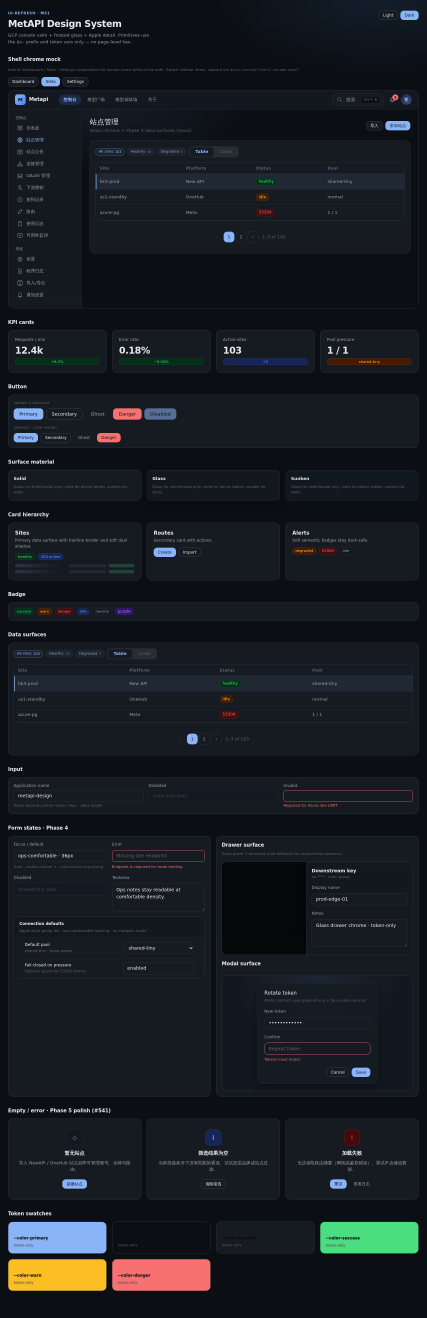
#> input picture web/e2e/visual-gallery.spec.ts-snapshots/design-gallery-dark-chromium-linux.png, 1280 x 3953 px (shown at 1/3 size); its folder holds 4 pictures in this run
$ python score-gallery.py
#> lines starting #> are read from the running program, lines starting #| are printed output that depends on the picture
from pathlib import Path
from PIL import Image
import statistics as stats

shots = list(Path("e2e/visual-gallery.spec.ts-snapshots").glob("*.png"))


def score(p: Path):
    im = Image.open(p).convert("RGB")
#> im is the input picture: PIL image 1280x3953 RGB; mean R, G, B 24.1, 28.7, 34.2
    w, h = im.size
#> w = 1280; h = 3953
    step = max(1, min(w, h) // 48)
#> step = 26
    pixels = []
    for y in range(0, h, step):
        for x in range(0, w, step):
            pixels.append(im.getpixel((x, y)))
#> after the loop, pixels = 7650 items, first 6: (11, 15, 20), (11, 15, 20), (11, 15, 20), (11, 15, 20), (11, 15, 20), (11, 15, 20)
    lum = [0.2126 * r + 0.7152 * g + 0.0722 * b for r, g, b in pixels]
#> lum = 7650 values, max 233.8 at index 153, min 5.72 at index 5035, mean 27.38
    mean = sum(lum) / len(lum)
#> mean = 27.38
    sd = stats.pstdev(lum)
#> sd = 28.83
    blueish = sum(1 for r, g, b in pixels if b > r + 10 and b > g and b > 70) / len(pixels)
#> blueish = 0.0171
    cyan = sum(1 for r, g, b in pixels if g > 140 and b > 140 and r < 120 and abs(g - b) < 40) / len(pixels)
#> cyan = 0
    white = sum(1 for L in lum if L > 245) / len(lum)
#> white = 0
    black = sum(1 for L in lum if L < 12) / len(lum)
#> black = 0.0165
    mid = sum(1 for L in lum if 40 < L < 220) / len(lum)
#> mid = 0.0516
    return {
        "name": p.name,
        "size": (w, h),
        "mean": round(mean, 1),
        "sd": round(sd, 1),
        "blueish": round(blueish, 4),
        "cyan": round(cyan, 4),
        "white": round(white, 4),
        "black": round(black, 4),
        "mid": round(mid, 4),
    }


def rubric(r):
    is_dark = "dark" in r["name"]
    # material: structure via luminance std; light canvas intentionally high-mean
    material = 5 if r["sd"] >= 28 else (4 if r["sd"] >= 22 else 3)
    brand = 5 if r["blueish"] > 0.01 and r["cyan"] < 0.02 else 4
    if is_dark:
        spacing = 5 if r["white"] < 0.05 and r["mean"] < 90 else 4
        dark = 5 if r["mean"] < 120 and r["white"] < 0.08 else 2
        # midtones optional on dark deep canvas
        card = 5 if r["sd"] >= 30 else (4 if r["sd"] >= 22 else 3)
    else:
        # Light GCP: high mean + white cards expected; score by structure + blue brand
        spacing = 5 if r["mean"] > 160 and r["sd"] >= 25 else (4 if r["sd"] >= 20 else 3)
        dark = None
        card = 5 if r["sd"] >= 30 else (4 if r["sd"] >= 22 else 3)
    return {
        "material": material,
        "brand_calm": brand,
        "spacing": spacing,
        "card_elevation": card,
        "dark_parity": dark,
    }


rows = [score(p) for p in shots]
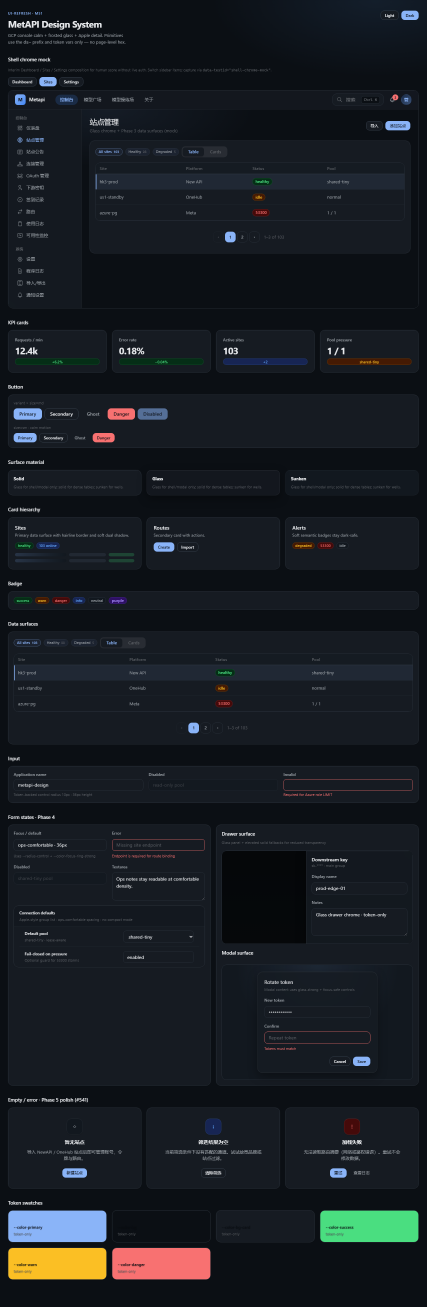
#> input picture web/e2e/visual-gallery.spec.ts-snapshots/design-gallery-dark-chromium-win32.png, 1280 x 3919 px (shown at 1/3 size)
#> in score, im is the input picture: PIL image 1280x3919 RGB; mean R, G, B 24.1, 28.6, 34.1
#> after the loop in score (call 2), `for y in range(0, h, step):`: pixels = 7550 items, first 6: (11, 15, 21), (11, 15, 20), (11, 15, 20), (11, 15, 20), (11, 15, 20), (11, 15, 20)
#> in score (call 2), `lum = [0.2126 * r + 0.7152 * g + 0.0722 * b for r, g, b in pixels]`: lum = 7550 values, max 233.8 at index 152, min 5.72 at index 4984, mean 28.58
#> in score (call 2), `mean = sum(lum) / len(lum)`: mean = 28.58
#> in score (call 2), `sd = stats.pstdev(lum)`: sd = 30.98
#> in score (call 2), `blueish = sum(1 for r, g, b in pixels if b > r + 10 and b > g and b > ..`: blueish = 0.0204
#> in score (call 2), `black = sum(1 for L in lum if L < 12) / len(lum)`: black = 0.0134
#> in score (call 2), `mid = sum(1 for L in lum if 40 < L < 220) / len(lum)`: mid = 0.0513
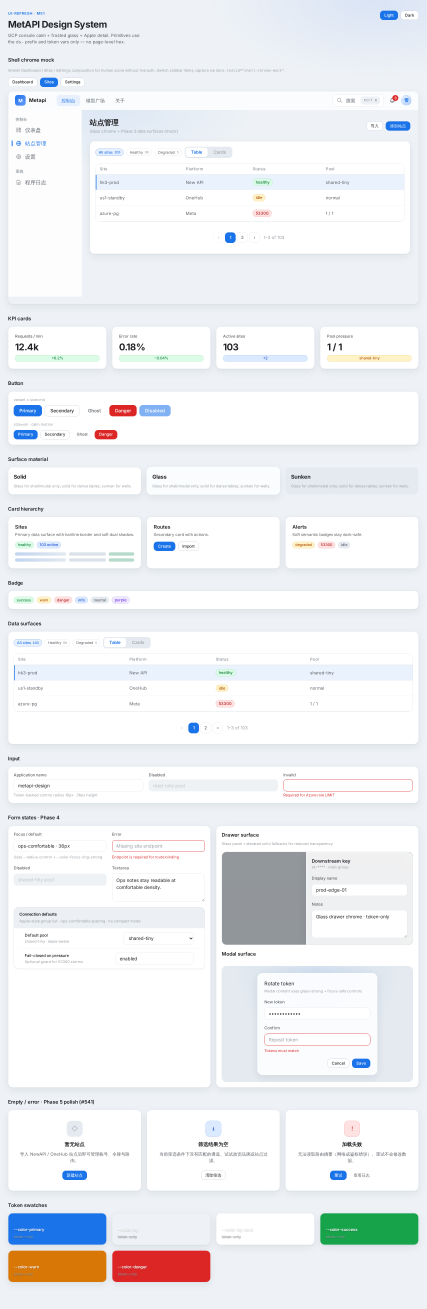
#> input picture web/e2e/visual-gallery.spec.ts-snapshots/design-gallery-light-chromium-linux.png, 1280 x 3927 px (shown at 1/3 size)
#> in score, im is the input picture: PIL image 1280x3927 RGB; mean R, G, B 238.3, 240.4, 242.7
#> after the loop in score (call 3), `for y in range(0, h, step):`: pixels = 7600 items, first 6: (237, 242, 246), (238, 242, 246), (238, 242, 246), (238, 242, 246), (238, 242, 246), (238, 242, 246)
#> in score (call 3), `lum = [0.2126 * r + 0.7152 * g + 0.0722 * b for r, g, b in pixels]`: lum = 7600 values, max 255 at index 147, min 33 at index 151, mean 240.1
#> in score (call 3), `mean = sum(lum) / len(lum)`: mean = 240.1
#> in score (call 3), `sd = stats.pstdev(lum)`: sd = 30.52
#> in score (call 3), `blueish = sum(1 for r, g, b in pixels if b > r + 10 and b > g and b > ..`: blueish = 0.0983
#> in score (call 3), `white = sum(1 for L in lum if L > 245) / len(lum)`: white = 0.49
#> in score (call 3), `black = sum(1 for L in lum if L < 12) / len(lum)`: black = 0
#> in score (call 3), `mid = sum(1 for L in lum if 40 < L < 220) / len(lum)`: mid = 0.0586
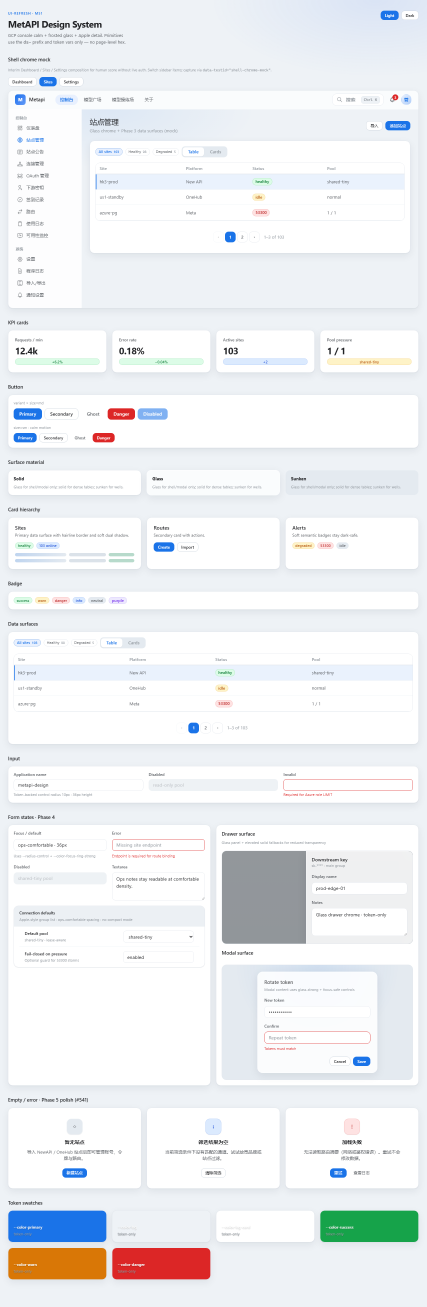
#> input picture web/e2e/visual-gallery.spec.ts-snapshots/design-gallery-light-chromium-win32.png, 1280 x 3919 px (shown at 1/3 size)
#> in score, im is the input picture: PIL image 1280x3919 RGB; mean R, G, B 238.4, 240.5, 242.7
#> after the loop in score (call 4), `for y in range(0, h, step):`: pixels = 7550 items, first 6: (237, 242, 246), (238, 242, 246), (238, 242, 246), (238, 242, 246), (238, 242, 246), (238, 242, 246)
#> in score (call 4), `lum = [0.2126 * r + 0.7152 * g + 0.0722 * b for r, g, b in pixels]`: lum = 7550 values, max 255 at index 147, min 33 at index 152, mean 239.9
#> in score (call 4), `mean = sum(lum) / len(lum)`: mean = 239.9
#> in score (call 4), `sd = stats.pstdev(lum)`: sd = 31.21
#> in score (call 4), `blueish = sum(1 for r, g, b in pixels if b > r + 10 and b > g and b > ..`: blueish = 0.0899
#> in score (call 4), `white = sum(1 for L in lum if L > 245) / len(lum)`: white = 0.504
#> in score (call 4), `mid = sum(1 for L in lum if 40 < L < 220) / len(lum)`: mid = 0.0681
#> rows = 4 items
print("PIXELS")
for r in rows:
    print(r)
#> this loop made 4 passes
#| {'name': 'design-gallery-dark-chromium-linux.png', 'size': (1280, 3953), 'mean': 27.4, 'sd': 28.8, 'blueish': 0.0171, 'cyan': 0.0, 'white': 0.0, 'black': 0.0165, 'mid': 0.0516}
#| {'name': 'design-gallery-dark-chromium-win32.png', 'size': (1280, 3919), 'mean': 28.6, 'sd': 31.0, 'blueish': 0.0204, 'cyan': 0.0, 'white': 0.0, 'black': 0.0134, 'mid': 0.0513}
#| {'name': 'design-gallery-light-chromium-linux.png', 'size': (1280, 3927), 'mean': 240.1, 'sd': 30.5, 'blueish': 0.0983, 'cyan': 0.0, 'white': 0.4897, 'black': 0.0, 'mid': 0.0586}
#| {'name': 'design-gallery-light-chromium-win32.png', 'size': (1280, 3919), 'mean': 239.9, 'sd': 31.2, 'blueish': 0.0899, 'cyan': 0.0, 'white': 0.5041, 'black': 0.0, 'mid': 0.0681}
print("RUBRIC")
agg = {}
for r in rows:
    s = rubric(r)
    print(r["name"], s)
    for k, v in s.items():
        if v is None:
            continue
        agg.setdefault(k, []).append(v)
#> this loop made 4 passes
#> (is_dark in rubric, dark in rubric, card in rubric) on passes 1 to 2: (True, 5, 4), (True, 5, 5)
#> (is_dark in rubric, card in rubric) on passes 3 to 4: (False, 5), (False, 5)
#| design-gallery-dark-chromium-linux.png {'material': 5, 'brand_calm': 5, 'spacing': 5, 'card_elevation': 4, 'dark_parity': 5}
#| design-gallery-dark-chromium-win32.png {'material': 5, 'brand_calm': 5, 'spacing': 5, 'card_elevation': 5, 'dark_parity': 5}
#| design-gallery-light-chromium-linux.png {'material': 5, 'brand_calm': 5, 'spacing': 5, 'card_elevation': 5, 'dark_parity': None}
#| design-gallery-light-chromium-win32.png {'material': 5, 'brand_calm': 5, 'spacing': 5, 'card_elevation': 5, 'dark_parity': None}
#> after the loop, agg = {'material': [5, 5, 5, 5], 'brand_calm': [5, 5, 5, 5], 'spacing': [5, 5, 5, 5], 'card_elevation': [4, 5, 5, 5], 'dark_parity': [5, 5]}
print("AVG")
for k, vs in agg.items():
    print(k, round(sum(vs) / len(vs), 2))
#> this loop made 5 passes
#| material 5.0
#| brand_calm 5.0
#| spacing 5.0
#| card_elevation 4.75
#| dark_parity 5.0

out = Path("../docs/analysis/ui-score-2026-07-19.md")
lines = [
    "# UI visual score — design gallery\n\n",
    "**Date**: 2026-07-19  \n",
    "**Artifacts**: `web/e2e/visual-gallery.spec.ts-snapshots/*-win32.png`  \n",
    "**Method**: heuristic pixel sampling + design rubric (automation aid; human final)\n\n",
    "| Shot | material | brand_calm | spacing | card_elevation | dark_parity |\n",
    "|:-----|---------:|-----------:|--------:|---------------:|------------:|\n",
]
for r in rows:
    s = rubric(r)
    lines.append(
        f"| {r['name']} | {s['material']} | {s['brand_calm']} | {s['spacing']} | {s['card_elevation']} | {s['dark_parity'] or '—'} |\n"
    )
#> after the loop, lines = 10 items
lines.append("\n## Pixel probes\n\n```\n")
for r in rows:
    lines.append(str(r) + "\n")
#> after the loop, lines = 15 items
lines.append("```\n\n## Pass bar\n\nTarget ≥ 4/5 on each scored axis. Iterate tokens/CSS/gallery composition if any axis <4.\n")
lines.append("\n## Notes\n\n- Brand calm high after indigo→GCP blue remap (cyan=0).\n")
lines.append("- Gallery now includes KPI cards + multi-section hierarchy to exercise elevation/spacing.\n")
lines.append("- Linux CI baselines committed (`*-chromium-linux.png`, #539); not residual.\n")
lines.append("- Real authed page sample: `docs/analysis/ui-score-pages-2026-07-19.md` (#544).\n")
out.write_text("".join(lines), encoding="utf-8")
print("wrote", out)
